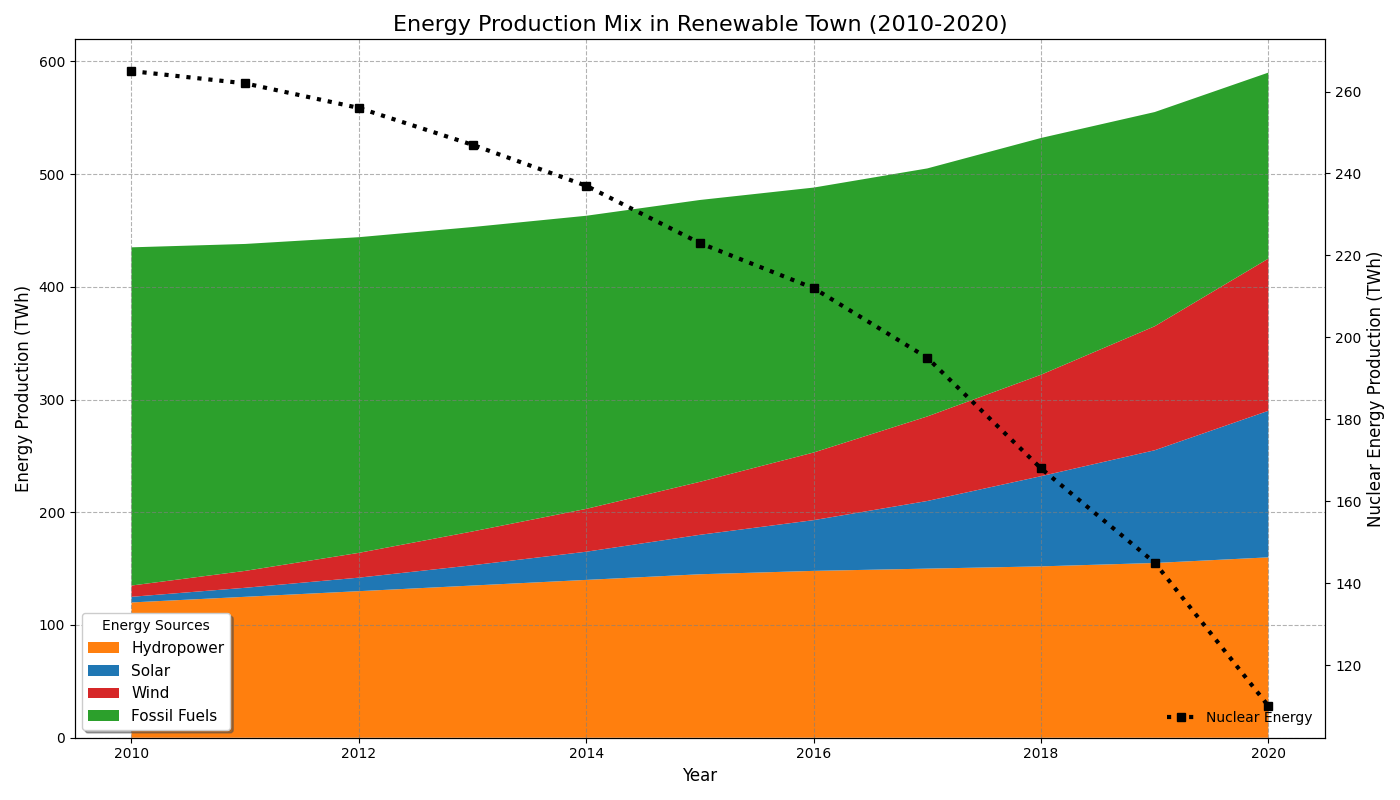

The script that drew this image:
import matplotlib.pyplot as plt
import numpy as np

years = np.arange(2010, 2021)

hydropower = np.array([120, 125, 130, 135, 140, 145, 148, 150, 152, 155, 160])
solar = np.array([5, 8, 12, 18, 25, 35, 45, 60, 80, 100, 130])
wind = np.array([10, 15, 22, 30, 38, 47, 60, 75, 90, 110, 135])
fossil_fuels = np.array([300, 290, 280, 270, 260, 250, 235, 220, 210, 190, 165])
nuclear = 700 - (hydropower + solar + wind + fossil_fuels)

fig, ax1 = plt.subplots(figsize=(14, 8))

# New color scheme
colors = ['#ff7f0e', '#1f77b4', '#d62728', '#2ca02c']  
ax1.stackplot(years, hydropower, solar, wind, fossil_fuels, labels=['Hydropower', 'Solar', 'Wind', 'Fossil Fuels'], colors=colors)
ax1.set_xlabel('Year', fontsize=12)
ax1.set_ylabel('Energy Production (TWh)', fontsize=12)
ax1.set_title('Energy Production Mix in Renewable Town (2010-2020)', fontsize=16)

# Adjust grid and border
ax1.grid(alpha=0.6, linestyle='--', color='grey')

ax1.legend(loc='lower left', title='Energy Sources', fontsize=11, frameon=True, shadow=True)

ax2 = ax1.twinx()
ax2.plot(years, nuclear, color='black', marker='s', linestyle=':', linewidth=3, label='Nuclear Energy')
ax2.set_ylabel('Nuclear Energy Production (TWh)', fontsize=12, color='black')
ax2.tick_params(axis='y', labelcolor='black')
ax2.legend(loc='lower right', fontsize=10, frameon=False)

plt.tight_layout()
plt.show()
